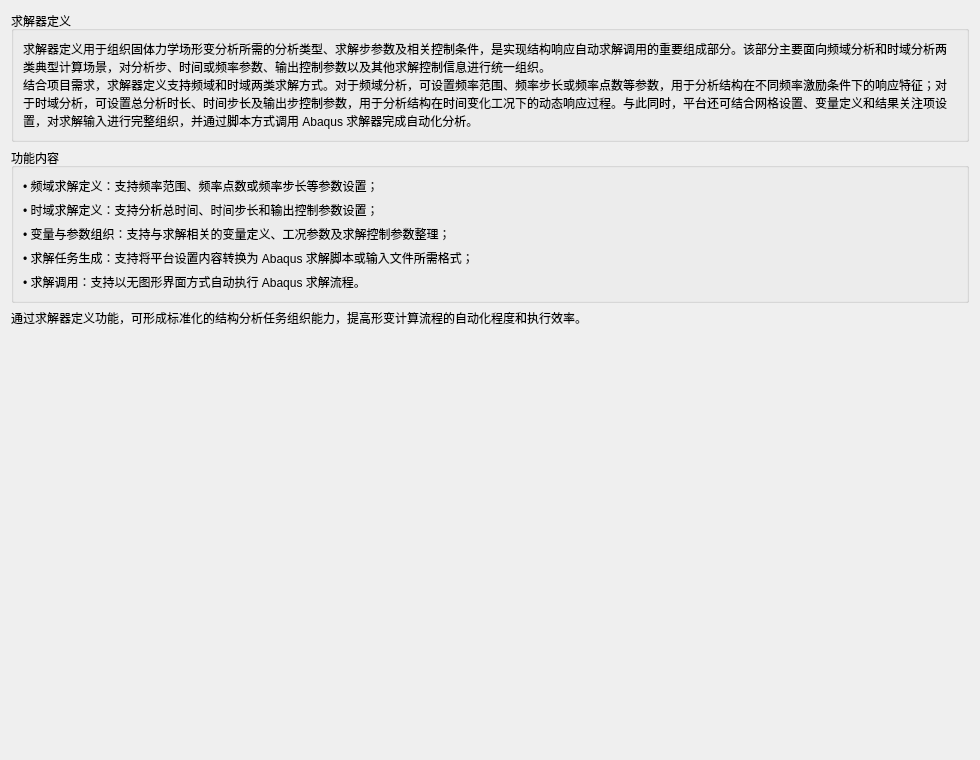
<?xml version="1.0" encoding="UTF-8"?>
<ui version="4.0">
 <class>SolverSettingWidget</class>
 <widget class="QWidget" name="SolverSettingWidget">
  <property name="geometry">
   <rect>
    <x>0</x>
    <y>0</y>
    <width>980</width>
    <height>760</height>
   </rect>
  </property>
  <property name="windowTitle">
   <string>求解器定义说明</string>
  </property>
  <layout class="QVBoxLayout" name="verticalLayoutRoot">
   <item>
    <widget class="QGroupBox" name="groupBoxTitle">
     <property name="title">
      <string>求解器定义</string>
     </property>
     <layout class="QVBoxLayout" name="verticalLayoutTitle">
      <item>
       <widget class="QLabel" name="labelDescription">
        <property name="wordWrap">
         <bool>true</bool>
        </property>
        <property name="text">
         <string>求解器定义用于组织固体力学场形变分析所需的分析类型、求解步参数及相关控制条件，是实现结构响应自动求解调用的重要组成部分。该部分主要面向频域分析和时域分析两类典型计算场景，对分析步、时间或频率参数、输出控制参数以及其他求解控制信息进行统一组织。
结合项目需求，求解器定义支持频域和时域两类求解方式。对于频域分析，可设置频率范围、频率步长或频率点数等参数，用于分析结构在不同频率激励条件下的响应特征；对于时域分析，可设置总分析时长、时间步长及输出步控制参数，用于分析结构在时间变化工况下的动态响应过程。与此同时，平台还可结合网格设置、变量定义和结果关注项设置，对求解输入进行完整组织，并通过脚本方式调用 Abaqus 求解器完成自动化分析。</string>
        </property>
       </widget>
      </item>
     </layout>
    </widget>
   </item>
   <item>
    <widget class="QGroupBox" name="groupBoxFeatures">
     <property name="title">
      <string>功能内容</string>
     </property>
     <layout class="QVBoxLayout" name="verticalLayoutFeatures">
      <item>
       <widget class="QLabel" name="labelFeature1">
        <property name="wordWrap">
         <bool>true</bool>
        </property>
        <property name="text">
         <string>• 频域求解定义：支持频率范围、频率点数或频率步长等参数设置；</string>
        </property>
       </widget>
      </item>
      <item>
       <widget class="QLabel" name="labelFeature2">
        <property name="wordWrap">
         <bool>true</bool>
        </property>
        <property name="text">
         <string>• 时域求解定义：支持分析总时间、时间步长和输出控制参数设置；</string>
        </property>
       </widget>
      </item>
      <item>
       <widget class="QLabel" name="labelFeature3">
        <property name="wordWrap">
         <bool>true</bool>
        </property>
        <property name="text">
         <string>• 变量与参数组织：支持与求解相关的变量定义、工况参数及求解控制参数整理；</string>
        </property>
       </widget>
      </item>
      <item>
       <widget class="QLabel" name="labelFeature4">
        <property name="wordWrap">
         <bool>true</bool>
        </property>
        <property name="text">
         <string>• 求解任务生成：支持将平台设置内容转换为 Abaqus 求解脚本或输入文件所需格式；</string>
        </property>
       </widget>
      </item>
      <item>
       <widget class="QLabel" name="labelFeature5">
        <property name="wordWrap">
         <bool>true</bool>
        </property>
        <property name="text">
         <string>• 求解调用：支持以无图形界面方式自动执行 Abaqus 求解流程。</string>
        </property>
       </widget>
      </item>
     </layout>
    </widget>
   </item>
   <item>
    <widget class="QLabel" name="labelConclusion">
     <property name="wordWrap">
      <bool>true</bool>
     </property>
     <property name="text">
      <string>通过求解器定义功能，可形成标准化的结构分析任务组织能力，提高形变计算流程的自动化程度和执行效率。</string>
     </property>
    </widget>
   </item>
   <item>
    <spacer name="verticalSpacer">
     <property name="orientation">
      <enum>Qt::Vertical</enum>
     </property>
     <property name="sizeHint" stdset="0">
      <size>
       <width>20</width>
       <height>40</height>
      </size>
     </property>
    </spacer>
   </item>
  </layout>
 </widget>
 <resources/>
 <connections/>
</ui>
